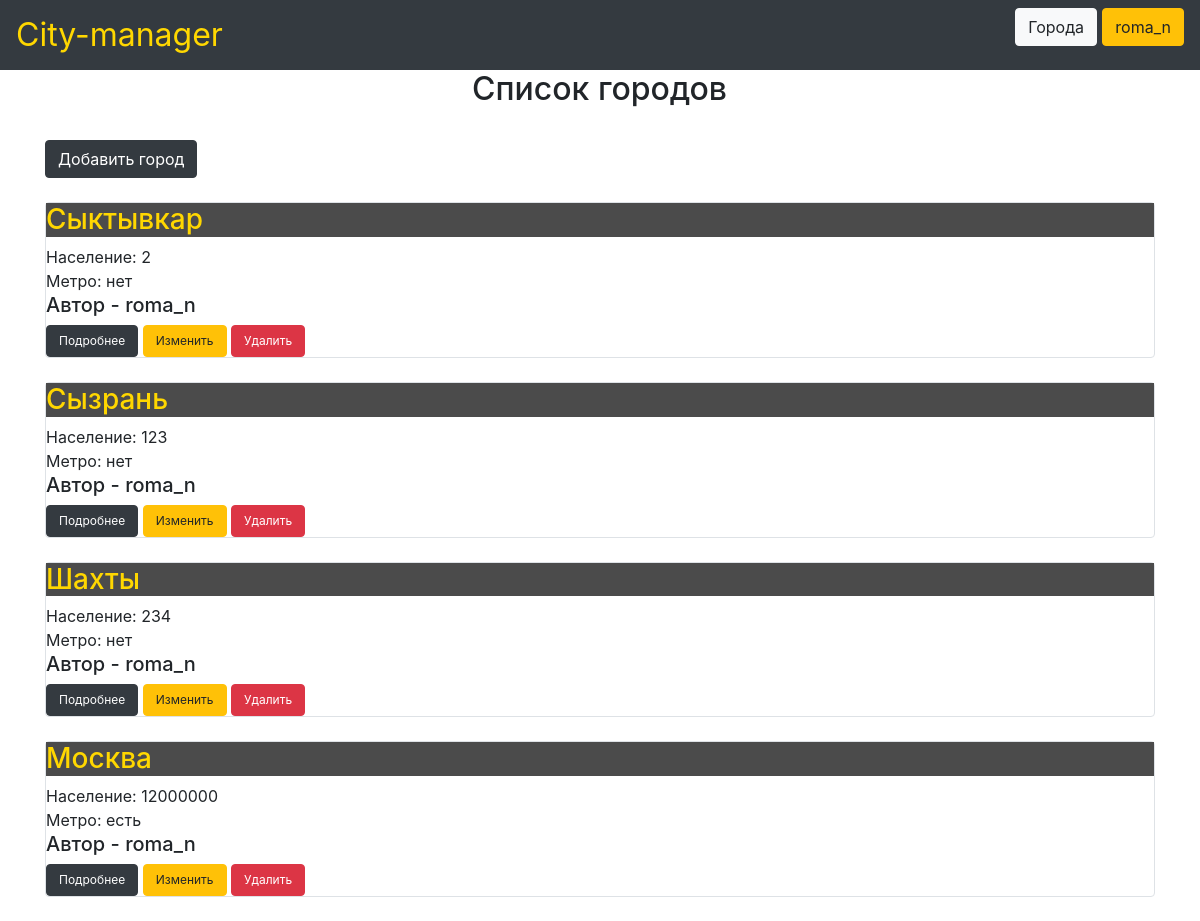
The page /main (signed in) on the database as committed earlier.
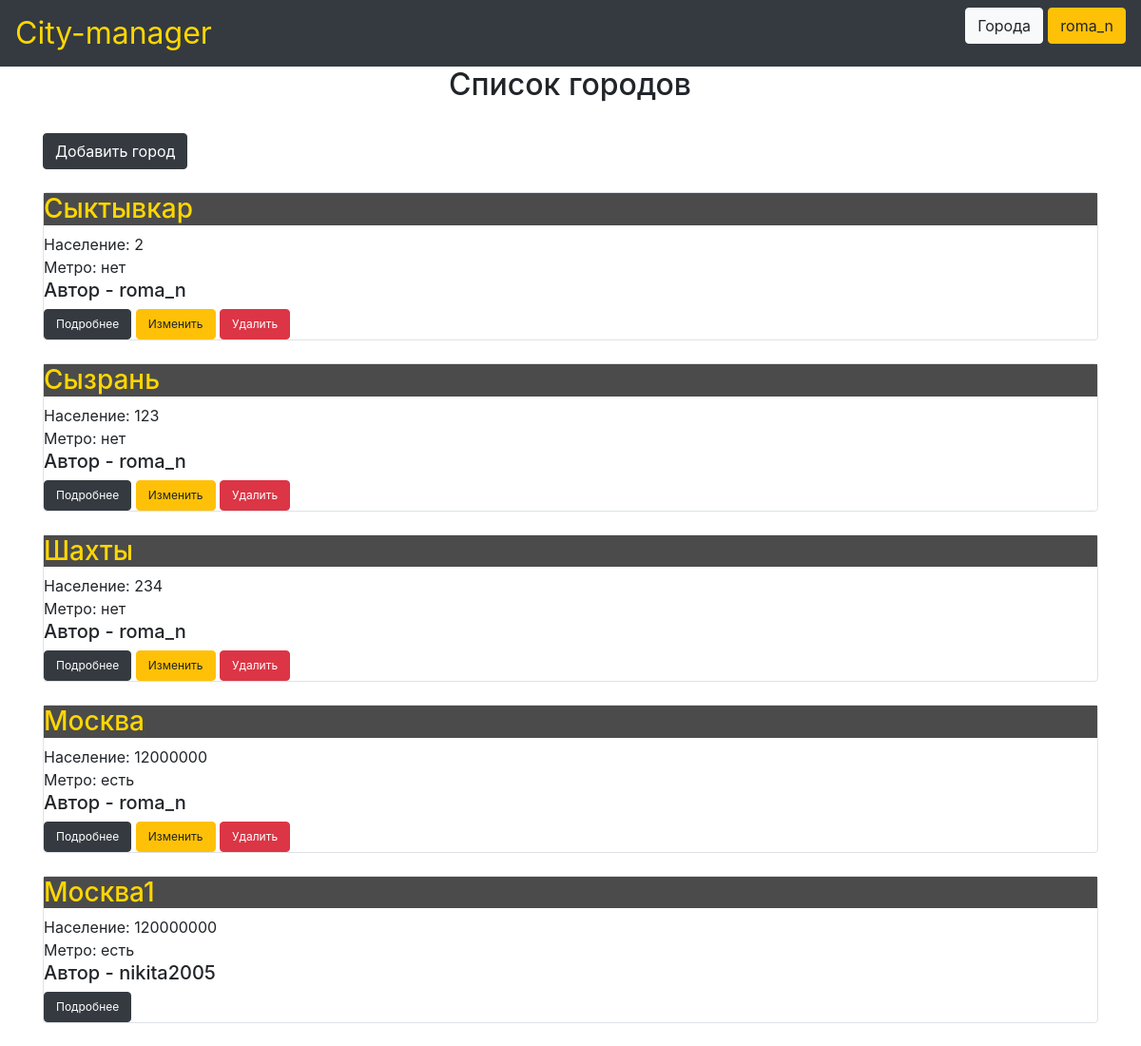
The same page on the database as committed later.
### data/users.py (models this page shows, shortened)
class User(SqlAlchemyBase, UserMixin):
    __tablename__ = 'users'
    id = sqlalchemy.Column(sqlalchemy.Integer,
                           primary_key=True, autoincrement=True)
    name = sqlalchemy.Column(sqlalchemy.String, unique=True, nullable=True)
    about = sqlalchemy.Column(sqlalchemy.String, nullable=True)
    email = sqlalchemy.Column(sqlalchemy.String,
                              index=True, unique=True, nullable=True)
    photo = sqlalchemy.Column(sqlalchemy.BLOB, nullable=True)
    hashed_password = sqlalchemy.Column(sqlalchemy.String, nullable=True)
    created_date = sqlalchemy.Column(sqlalchemy.DateTime,
                                     default=datetime.datetime.now)

### data/cities.py (models this page shows)
class City(SqlAlchemyBase):
    __tablename__ = 'cities'
    id = sqlalchemy.Column(sqlalchemy.Integer, primary_key=True, autoincrement=True)
    city = sqlalchemy.Column(sqlalchemy.Integer, unique=True, nullable=True)
    count_of_people = sqlalchemy.Column(sqlalchemy.String, nullable=True)
    sea = sqlalchemy.Column(sqlalchemy.Boolean, nullable=True)
    subway = sqlalchemy.Column(sqlalchemy.Boolean, nullable=True)
    information = sqlalchemy.Column(sqlalchemy.String, nullable=True, default="Отсутствует")
    user_id = sqlalchemy.Column(sqlalchemy.Integer, sqlalchemy.ForeignKey("users.id"))
    user = orm.relationship('User')

### main.py (the view)
@app.route("/main")
@login_required
def main_sheet():
    db_sess = db_session.create_session()
    b_users = db_sess.query(BlockedUser.id).filter(BlockedUser.user_id == current_user.id)
    cities = db_sess.query(City).filter(City.user_id.notin_(b_users))
    return render_template("index.html", cities=cities)

### data/db_session.py (called while the page is built)
def create_session() -> Session:
    global __factory
    return __factory()

### main.py (called while the page is built)
@login_manager.user_loader
def load_user(user_id):
    db_sess = db_session.create_session()
    return db_sess.query(User).get(user_id)

### templates/index.html
{% extends "base.html" %}
{% block content %}
<h2>Список городов</h2><br>
<a href="/cities" class="btn btn-dark">Добавить город</a><br><br>
{% for item in cities%}
<div class="col-md6 border rounded">
    <h3>{{item.city}}</h3>
    <div>
        Население: {{item.count_of_people}}
    </div>
    <div>
        Метро: {{"есть" if item.subway else "нет"}}
    </div>
    <div>
        <h5 class="city_autor">Автор - {{item.user.name}}</h5>
    </div>
    <nav>
            <a class="btn btn-dark" href="/info/{{ item.id }}" style="font-size: 12px">Подробнее</a>
    {% if current_user.is_authenticated and current_user == item.user %}
            <a href="/cities/{{ item.id }}" class="btn btn-warning" style="font-size: 12px">
                Изменить
            </a>
            <a href="/cities_delete/{{ item.id }}" class="btn btn-danger" style="font-size: 12px">
                Удалить
            </a>
    {% endif %}
    </nav>
    </div><br>
{% endfor %}
{% endblock %}

### templates/base.html (shortened to what this page needs)
<!doctype html>
<html lang="en">
<head>
    <link rel="stylesheet"
          href="https://stackpath.bootstrapcdn.com/bootstrap/4.4.1/css/bootstrap.min.css"
>
    <link rel="stylesheet" type="text/css" href="{{url_for('static', filename='css/style.css')}}" />
</head>
<body>
<header>
    <nav class="navbar navbar-dark bg-dark">
        <a style="color: gold; margin-left: 0; margin-right: auto; width: 16em;font-size: 2rem;" href="/">City-manager</a>
        {% if current_user.is_authenticated %}
        <p>
            <a class="btn btn-light" href="/main">Города</a>
            <a class="btn btn-warning" href="/users/{{ current_user.id }}">{{ current_user.name }}</a>
        </p>
        {% else %}
        <p>
            <a class="btn btn-light" href="/register">Зарегистрироваться</a>
            <a class="btn btn-warning" href="/login">Войти</a>
        </p>
        {% endif %}
    </nav>
</header>
<main role="main" class="container">
    {% block content %}{% endblock %}
</main>
</body>
</html>

### static/css/style.css (style rules this page uses)
h2 { margin-left: auto; margin-right: auto; width: 8em }
h3 { color: gold; background-color: #4b4b4b }
h5.city_autor { width: 50em }
p { color: black; font-size: 1.2em }

Rows that differ between the two databases and show on the page:
added City: city "Москва1", count_of_people "120000000", subway "есть", user.name "nikita2005"
